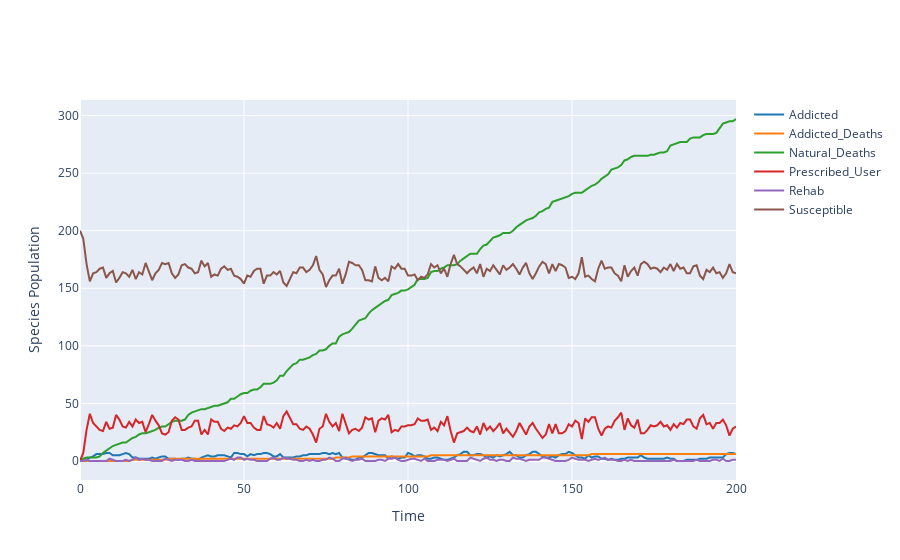

The notebook cell this image was saved under:
### Code cell
results.plotplotly()

### Figure 1 — Plotly figure (JSON) as saved in the notebook; plotly's stock layout.template omitted (floating-point values rounded to 4 significant figures; data arrays with more than 128 entries replaced by an {"elided": "..."} marker saying what was removed)
{"data": [{"line": {"color": "#1f77b4"}, "mode": "lines", "name": "Addicted", "type": "scatter", "x": {"elided": "201 int values"}, "y": {"elided": "201 int values"}}, {"line": {"color": "#ff7f0e"}, "mode": "lines", "name": "Addicted_Deaths", "type": "scatter", "x": {"elided": "201 int values"}, "y": {"elided": "201 int values"}}, {"line": {"color": "#2ca02c"}, "mode": "lines", "name": "Natural_Deaths", "type": "scatter", "x": {"elided": "201 int values"}, "y": {"elided": "201 int values"}}, {"line": {"color": "#d62728"}, "mode": "lines", "name": "Prescribed_User", "type": "scatter", "x": {"elided": "201 int values"}, "y": {"elided": "201 int values"}}, {"line": {"color": "#9467bd"}, "mode": "lines", "name": "Rehab", "type": "scatter", "x": {"elided": "201 int values"}, "y": {"elided": "201 int values"}}, {"line": {"color": "#8c564b"}, "mode": "lines", "name": "Susceptible", "type": "scatter", "x": {"elided": "201 int values"}, "y": {"elided": "201 int values"}}], "layout": {"showlegend": true, "title": {"text": ""}, "xaxis": {"title": {"text": "Time "}}, "yaxis": {"title": {"text": "Species Population"}}}}
